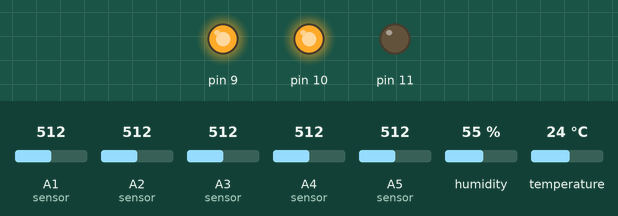
A sketch run on a simulated Arduino Uno, built with avr-gcc and run on an emulated ATmega328P. On the bench: output pins drawn as LEDs (lit = HIGH). Inputs (shaded band) come from the test bench; at power-on: A1 (sensor) = 512, A2 (sensor) = 512, A3 (sensor) = 512, A4 (sensor) = 512, A5 (sensor) = 512, humidity 55 %, temperature 24 °C. What the sketch prints to the serial monitor is not drawn.

Above: at 0.1 s.
Timing chart, 0 to 1.6 s (numbered marks = the images above):
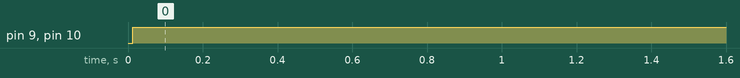

The sketch:

3D_tank_Datalogger_01.ino
```cpp
// Figaro TGS 2611 to calculate Ro
// DHT humidity/temperature sensors
// Written by Ana MC Ilie


#include "DHT.h"

#define DHTPINA A0
#define DHTTYPEA DHT11

// Initialize DHT sensor for normal 16mhz Arduino

DHT dhta(DHTPINA, DHTTYPEA);

void setup() {

  Serial.begin(9600);
  pinMode(11, OUTPUT);
  pinMode(10, OUTPUT);
  pinMode(9, OUTPUT);

  Serial.begin(9600);
  dhta.begin();

Serial.println(",R0b,R0c,R0d,R0e,R0f,RSb,RSc,RSd,RSe,RSf,Vb,Vc,Vd,Ve,Vf,RHa,Ta,Datalogger_1");


}

void loop() {

 // digital pins for the Voltage heater VH 5 voltage

  digitalWrite(10, HIGH);   // sets the digital 10 ON

  digitalWrite(9, HIGH);   // sets the digital 9 ON

  digitalWrite(8, HIGH);   // sets the digital 8 ON

  digitalWrite(7, HIGH);   // sets the digital 7 ON

  digitalWrite(6, HIGH);   // sets the digital 6 ON


// read Ro for a analog A1

   float sensor_voltb;               //Define variable for sensor voltage
  float RS_airb;                    //Define variable for sensor resistance
  float R0b;                       //Define variable for R0
  float sensorValueb;              //Define variable for analog readings
  for(int x = 0 ; x < 500 ; x++)  //Start for loop
  {
    sensorValueb = sensorValueb + analogRead(A1); //Add analog values of sensor 500 times
  }
  sensorValueb = sensorValueb/500.0;              //Take average of readings
  sensor_voltb = analogRead(A1)*(5.0/1023.0);       //Convert average to voltage

  RS_airb = ((5.0*10)/sensor_voltb)-10;       //Calculate RS in fresh air Rs = ((Vc * Rl)/sensorVolt))-Rl

  // RS_airb = ((5.0-sensor_voltb)/sensor_voltb);       //Calculate RS in fresh air omit the Rl
  R0b = RS_airb/14.51;


// read Ro for sensor c in analog A2

   float sensor_voltc;               //Define variable for sensor voltage
  float RS_airc;                    //Define variable for sensor resistance
  float R0c;                       //Define variable for R0
  float sensorValuec;              //Define variable for analog readings
  for(int x = 0 ; x < 500 ; x++)  //Start for loop
  {
    sensorValuec = sensorValuec + analogRead(A2); //Add analog values of sensor 500 times
  }
  sensorValuec = sensorValuec/500.0;              //Take average of readings
  sensor_voltc = analogRead(A2)*(5.0/1023.0);       //Convert average to voltage

  RS_airc = ((5.0*10)/sensor_voltc)-10;       //Calculate RS in fresh air Rs = ((Vc * Rl)/sensorVolt))-Rl

  // RS_air = ((5.0-sensor_volt)/sensor_volt);       //Calculate RS in fresh air omit the Rl
  R0c = RS_airc/14.51;


// read Ro for sensor d in analog A3

   float sensor_voltd;               //Define variable for sensor voltage
  float RS_aird;                    //Define variable for sensor resistance
  float R0d;                       //Define variable for R0
  float sensorValued;              //Define variable for analog readings
  for(int x = 0 ; x < 500 ; x++)  //Start for loop
  {
    sensorValued = sensorValued + analogRead(A3); //Add analog values of sensor 500 times
  }
  sensorValued = sensorValued/500.0;              //Take average of readings
  sensor_voltd = analogRead(A3)*(5.0/1023.0);       //Convert average to voltage

  RS_aird = ((5.0*10)/sensor_voltd)-10;       //Calculate RS in fresh air Rs = ((Vc * Rl)/sensorVolt))-Rl

  // RS_air = ((5.0-sensor_volt)/sensor_volt);       //Calculate RS in fresh air omit the Rl
  R0d = RS_aird/14.51;


  // read Ro for sensor e in analog A4

   float sensor_volte;               //Define variable for sensor voltage
  float RS_aire;                    //Define variable for sensor resistance
  float R0e;                       //Define variable for R0
 float sensorValuee;              //Define variable for analog readings
  for(int x = 0 ; x < 500 ; x++)  //Start for loop
  {
    sensorValuee = sensorValuee + analogRead(A4); //Add analog values of sensor 500 times
  }
  sensorValuee = sensorValuee/500.0;              //Take average of readings
  sensor_volte = analogRead(A4)*(5.0/1023.0);       //Convert average to voltage

  RS_aire = ((5.0*10)/sensor_volte)-10;       //Calculate RS in fresh air Rs = ((Vc * Rl)/sensorVolt))-Rl

  // RS_air = ((5.0-sensor_volt)/sensor_volt);       //Calculate RS in fresh air omit the Rl
  R0e = RS_aire/14.51;


 // read Ro for sensor f in analog A5

   float sensor_voltf;               //Define variable for sensor voltage
  float RS_airf;                    //Define variable for sensor resistance
  float R0f;                       //Define variable for R0
  float sensorValuef;              //Define variable for analog readings
  for(int x = 0 ; x < 500 ; x++)  //Start for loop
  {
    sensorValuef = sensorValuef + analogRead(A5); //Add analog values of sensor 500 times
  }
  sensorValuef = sensorValuef/500.0;              //Take average of readings
  sensor_voltf = analogRead(A5)*(5.0/1023.0);       //Convert average to voltage

  RS_airf = ((5.0*10)/sensor_voltf)-10;       //Calculate RS in fresh air Rs = ((Vc * Rl)/sensorVolt))-Rl

  // RS_air = ((5.0-sensor_volt)/sensor_volt);       //Calculate RS in fresh air omit the Rl
  R0f = RS_airf/14.51;


 // Wait a few seconds between measurements.
  delay(600);


  // Reading temperature or humidity takes about 250 milliseconds!
  // Sensor readings may also be up to 2 seconds
  // Read temperature as Celsius

  float ha = dhta.readHumidity();
  float ta = dhta.readTemperature();

  //print out the values


  Serial.print(",");
  Serial.print(R0b);
  Serial.print(",");
  Serial.print(R0c);
  Serial.print(",");
  Serial.print(R0d);
  Serial.print(",");
  Serial.print(R0e);
  Serial.print(",");
  Serial.print(R0f);
  Serial.print(",");
  Serial.print(RS_airb);
  Serial.print(",");
  Serial.print(RS_airc);
  Serial.print(",");
  Serial.print(RS_aird);
  Serial.print(",");
  Serial.print(RS_aire);
  Serial.print(",");
  Serial.print(RS_airf);
  Serial.print(",");
  Serial.print(sensor_voltb);
  Serial.print(",");
  Serial.print(sensor_voltc);
  Serial.print(",");
  Serial.print(sensor_voltd);
  Serial.print(",");
  Serial.print(sensor_volte);
  Serial.print(",");
  Serial.print(sensor_voltf);
  Serial.print(",");
  Serial.print(ha);
  Serial.print(",");
  Serial.print(ta);
  Serial.println(",");

  delay(1000);                                  //Wait 1 second

}
```

Measured:
- by itself, pin 9, pin 10: LOW → HIGH at 0.01 s
